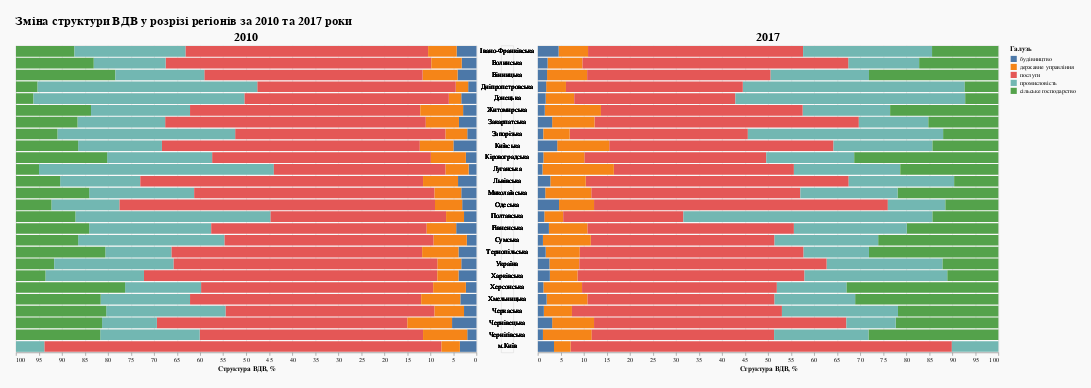

The cell this chart's notebook holds for it:
### Code cell
alt.concat(left, axis, right, spacing=5).properties(background = '#F9F9F9', padding = 25, title = "Зміна структури ВДВ у розрізі регіонів за 2010 та 2017 роки").configure_title(fontSize=20)

### Figure 1 — Vega-Lite specification as saved in the notebook (floating-point values rounded to 4 significant figures; data arrays with more than 128 entries replaced by an {"elided": "..."} marker saying what was removed)
{"config": {"view": {"continuousWidth": 400, "continuousHeight": 300}, "title": {"fontSize": 20}}, "concat": [{"data": {"name": "data-24a9cf72d8f10abedad5948998a504da"}, "mark": "bar", "encoding": {"color": {"type": "nominal", "field": "Галузь"}, "tooltip": {"type": "quantitative", "aggregate": "sum", "field": "Разом"}, "x": {"type": "quantitative", "aggregate": "sum", "field": "Разом", "scale": {"domain": [0, 100]}, "sort": "descending", "title": "Структура ВДВ, %"}, "y": {"type": "nominal", "axis": null, "field": "Регіон"}}, "height": 500, "title": "2010", "width": 750}, {"data": {"name": "data-19ce5dda197d23c44ab54175850ee789"}, "mark": "text", "encoding": {"text": {"type": "nominal", "field": "Регіон"}, "y": {"type": "nominal", "axis": null, "field": "Регіон"}}, "height": 500, "width": 20}, {"data": {"name": "data-19ce5dda197d23c44ab54175850ee789"}, "mark": "bar", "encoding": {"color": {"type": "nominal", "field": "Галузь"}, "tooltip": {"type": "quantitative", "aggregate": "sum", "field": "Разом"}, "x": {"type": "quantitative", "aggregate": "sum", "field": "Разом", "scale": {"domain": [0, 100]}, "title": "Структура ВДВ, %"}, "y": {"type": "nominal", "axis": null, "field": "Регіон"}}, "height": 500, "title": "2017", "width": 750}], "background": "#F9F9F9", "padding": 25, "spacing": 5, "title": "Зміна структури ВДВ у розрізі регіонів за 2010 та 2017 роки", "$schema": "https://vega.github.io/schema/vega-lite/v4.8.1.json", "datasets": {"data-24a9cf72d8f10abedad5948998a504da": {"elided": "130 records"}, "data-19ce5dda197d23c44ab54175850ee789": {"elided": "130 records"}}}
